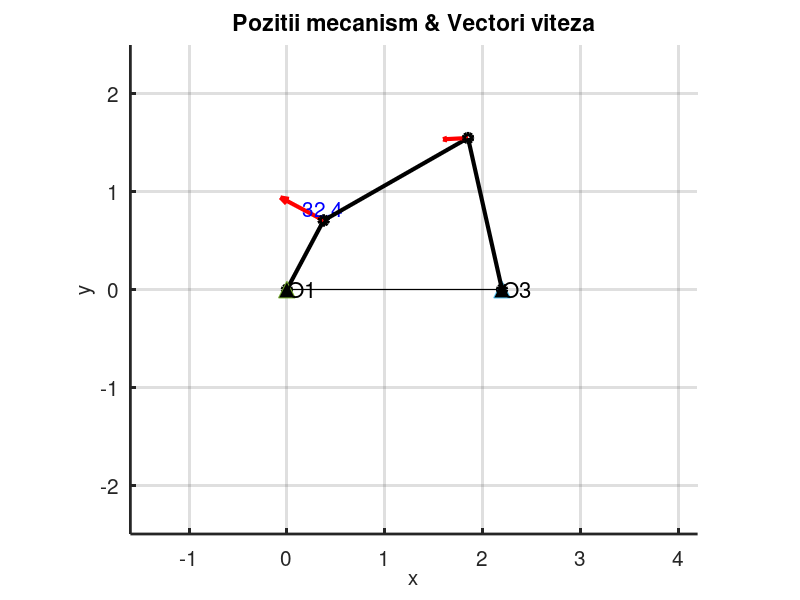

This chart was generated by the following MATLAB code:
% Program for calculating and tracing the trajectory of the quadrilateral mechanism  
% Prof. M.V. Predoi, Departamentul de Mecanica, UPB.
% Se pot defini geometria mecanismului si rotatia manivelei:
%    theta(t) 
% Mecanismul este R-L1-L2 cu proiectie D pe Ox.
% ====== Setari ale ferestri grafice ====================
close all; clc;

%========Datele problemei ==========================
R=0.8;       % Crank radius (bar 1) [m]
L1= 1.7;    % Length Bar 2[m]
L2= 2;    % Length Bar 3 [m]
D= 2.2;       % Distance between fixed joints O1 and O3

if (R+D > L1+L2)
  disp('EROARE: Distanta prea mare intre articulatiile fixe !')
  return
 end
 
%---------------------------------------------------
% Daca miscarea are acceleratie:
eps=35;              % Angular acceleration           [rad/s^2]
%----------------------------------------------------
theta0=pi/7;       % Initial angular position    [rad]
%---------------------------------------------------
omega0=40;    % Initial angular velocity  [rad/s]
%---------------------------------------------------

% Se defineste un set de valori pentru timp: 
 t = linspace(0,0.2*pi/omega0,49);       % t0 : time step : final time
 
  unu=ones(size(t));
  np=length(t);
 %---------------------------------------------------
 % Definirea ecuatiilor de miscare:
 theta = theta0 + omega0*t + eps/2*t.^2 ;     % theta(t)  [rad]
 %---------------------------------------------------
 % Definirea componentelor vitezei:
 omega=omega0 + eps*t;                              % Viteza unghiulara (rad/s)
 vr = 0;                                                              % dr/dt     [m/s]
 vn = omega.*R;                                              % omega*r  [m/s]
  %---------------------------------------------------
 % Definirea componentelor acceleratiei:
 epsilon= eps;
 ar =- omega.^2*R;                                                              % d2r/dt2 - omega^2*r  [m/s^2]
 an = R.*epsilon +2*vr.*omega;                     % epsilon*r +2 dr/dt*omega  [m/s^2]
 %----------------------------------------------------
 % Transformarea de coordonate: polare -> careziene
 xA=R.*cos(theta);
 yA=R.*sin(theta);
 vxA=vr.*cos(theta) - vn.*sin(theta);
 vyA=vr.*sin(theta) + vn.*cos(theta);
 vA=sqrt(vxA.^2 + vyA.^2);                                % Modulul vitezei in A
 axA=ar.*cos(theta) - an.*sin(theta);
 ayA=ar.*sin(theta) + an.*cos(theta);
aA=sqrt(axA.^2 + ayA.^2);                                % Modulul acceleratiei in A
 
% ============================================================
% === Rezolvare forma geometrica patrulater =======================
% Notatii: alfa = unghi dintre Ox si L1
%                beta =  unghi dintre Ox si L2
 if( any (D^2 - 2*D*R*cos(theta) + R^2 <0))
   disp('Eroare in datele de intrare')
   return
 end
 
 cosafetbet=(  (D^2 +R^2 -L1^2 -L2^2)*unu - 2*R*D*cos(theta)  )/2/L1/L2;
 % Verificare 
 if (abs(cosafetbet)>1)
   disp('Imposibil geometric; |cos (af+bet)|>1');
   return
 end
   
 fi=real(acos(cosafetbet));
 fideg=fi*180/pi;
 aa=L2+L1*cos(fi);                    %  poate fi: L2-L1*cos(fi)
 bb=L1*sin(fi);                            % poate fi:  -L1*sin(fi)
 cc=R*sin(theta);

 for i=1:np
   
     alfac(1)=atan(real(  (aa(i)*bb(i)  + cc(i)*sqrt(aa(i)^2+bb(i)^2-cc(i)^2)) ./ (aa(i)^2-cc(i)^2)));
     alfac(2)=atan(real(  (aa(i)*bb(i)  - cc(i)*sqrt(aa(i)^2+bb(i)^2-cc(i)^2)) ./ (aa(i)^2-cc(i)^2)));
     alfac(3)=atan(real( - (aa(i)*bb(i)  + cc(i)*sqrt(aa(i)^2+bb(i)^2-cc(i)^2)) ./ (aa(i)^2-cc(i)^2)));
     alfac(4)=atan(real( - (aa(i)*bb(i)  - cc(i)*sqrt(aa(i)^2+bb(i)^2-cc(i)^2)) ./ (aa(i)^2-cc(i)^2)));
     alfac=sort(alfac,2,'descend');
    
   trigangle= rem (theta(i),2*pi);
   if trigangle<pi/2
      alfa(i)=alfac(2);    
   elseif (trigangle>=pi/2 && trigangle<pi)
      alfa(i)=alfac(2); 
   elseif (trigangle>=pi && trigangle<3/2*pi)
      alfa(i)=alfac(1); 
   elseif (trigangle>=3/2*pi && trigangle<=2*pi)
       % Verificare solutie: daca bara L1 trece de verticala:
        alfa(i)=alfac(1);    
        xB=R*cos(theta(i)) + L1*cos(alfa(i));                      % Proiectie B pe Ox
        yB=R*sin(theta(i))  + L1*sin(alfa(i));                        % Proiectie B pe Oy
        L2c=sqrt((xB-D).^2+yB.^2);
        if (abs(L2c-L2)  > 0.001*L2)
           fprintf('theta=%g (deg) & alfa1=%g (deg) : L2= %g  !! \n',theta(i)*180/pi, alfa(i)*180/pi, L2c);  
           alfa(i)=pi+alfac(4);
           xB=R*cos(theta(i)) + L1*cos(alfa(i));                      % Proiectie B pe Ox
           yB=R*sin(theta(i))  + L1*sin(alfa(i));                        % Proiectie B pe Oy
           L2c=sqrt((xB-D).^2+yB.^2);
           fprintf(' ales suplementul: alfa=%g (deg) => L2= %g. \n',alfa(i)*180/pi, L2c);  
        end
   end
 end
 
 beta=alfa-fi;                        % unghiul barei L2 cu orizontala
 
 %----------------------------------------------------
 % Calcul pozitii bare

 xB=R*cos(theta)+L1*cos(alfa);                      % Proiectie B pe Ox
 yB=R*sin(theta)+L1*sin(alfa);                        % Proiectie B pe Oy
 
 OI= D*sin(abs(beta))./sin(theta+abs(beta));
 O3I=OI.*sin(theta)./sin(abs(beta));
 xI=OI.*cos(theta);
 yI=OI.*sin(theta);
 omega2=-vn./(OI-R);
 vnB=omega2.*(O3I-L2);
 vxB=-vnB.*sin(beta);
 vyB=vnB.*cos(beta);
 vB=sqrt(vxB.^2 + vyB.^2);                                % Modulul vitezei in B
       
 
 %====== Trasarea miscarii mecanismului si vectori viteza ======
 figure(1);

 indv=fix(linspace(1,np,11));          % Se vor trasa 11 viteze
 O1=zeros(size(xA)); 
 O3x=D*ones(size(t));
 O3y=zeros(size(xA)); 
 xvec1=[O1 xA];
 yvec1=[O1 yA];
 xvec2=[xA xB];
 yvec2=[yA yB]; 
 xvec3=[xB O3x];
 yvec3=[yB O3y]; 
  
  
 maxv=max(sqrt(vr.^2+vn.^2));
 scv=0.5/maxv;                                  % Scara trasarii vitezelor
 dx=scv;
 dy=0.7*scv;
 axis([-2*R    D+L2   -(D+L2+R)/2    (D+L2+R)/2]);
 hold on
 
 for i=1:np
     line('xdata', [0 D], 'ydata', [0 0]);  % Trasare directie culisa (Ox)
     
     % Trasare bara motoare de lungime R:
     line ('xdata', [xvec1(i) xvec1(np+i)] , 'ydata', [yvec1(i) yvec1(np+i)],'Color','k','LineWidth',3,'marker','o');
     qp=quiver(xA(i),yA(i),vxA(i)*scv,vyA(i)*scv,0);  % Trasare vector vA
     set(qp,'autoscalefactor',scv,'MaxHeadSize',0.1,'Color','r','LineWidth',3);
     
     plot(xI(i),yI(i),'*r');            % Marcare CIR ca * rosie
     text(xI(i),yI(i),'CIR');          % Notatie CIR
     
     vAs=sprintf('%4.1f', vA(i)); 
     text(xA(i)+scv/2*vxA(i),yA(i)+scv/2*vyA(i), vAs ,'Color','b','fontsize', 15);  % Marcare valoare vA
     plot(0,-0.001,'marker','^','markerfacecolor','k','markersize',12);             % desen articulatie O
     text(scv/4,scv/4,'O1','FontSize',16);                                                            % Notatie O1 
     plot(D,-0.001,'marker','^','markerfacecolor','k','markersize',12);             % desen articulatie O3
     text(D+scv/4,scv/4,'O3','FontSize',16);                                                       % Notatie O3
     
     %Trasare bara L1
     line ('xdata', [xvec2(i) xvec2(np+i)] , 'ydata', [yvec2(i) yvec2(np+i)],'Color','k','LineWidth',3,'marker','o');
     qp=quiver(xB(i),yB(i),vxB(i)*scv,vyB(i)*scv,0);  % Trasare vB
     set(qp,'autoscalefactor',scv,'MaxHeadSize',0.1,'Color','r','LineWidth',3);
          
     %Trasare bara L2
     line ('xdata', [xvec3(i) xvec3(np+i)] , 'ydata', [yvec3(i) yvec3(np+i)],'Color','k','LineWidth',3,'marker','o');
     
     % Pregatire grafic noua pozitie
     pause(0.1);            % Pauza intre secvente
     if (i<np)
        cla;                       % Sterge imaginea pentru noul desen
     end
     
 end

 % ------ Se scriu titlul, axele, grid, etc. --------
 set(gca, 'linewidth', 2, 'fontsize', 15);
 hold off;  axis('equal');grid;
 title('Pozitii mecanism & Vectori viteza')
 xlabel('x','FontSize',15); ylabel('y','FontSize',15)
 pause(2);

 
%======== Listarea rezultatelor ===========================
 for i=1:np
   fprintf('t=%5.2f [s] teta=%4.1f [%c] A{x,y}={%5.3f,%5.3f} B{x,y}={%5.3f,%5.3f}  \n',t(i),180/pi*theta(i),char(15),xA(i),yA(i),xB(i),yB(i));
   fprintf('           vA=%5.3f [m/s] vB=%5.3f [m/s]  \n',vA(i),vB(i));
 end
%=============================================================================================
 
 
